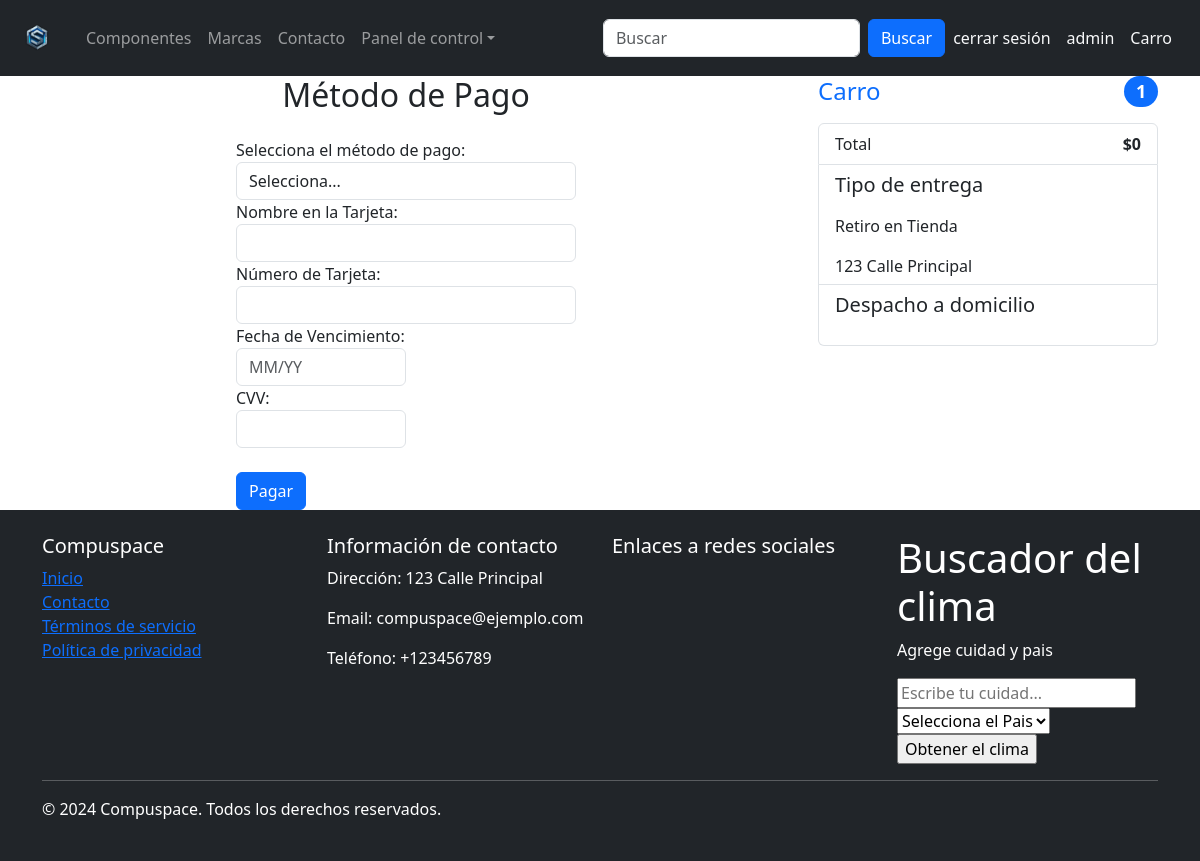
The page /metodoPago/ (signed in) on the database as committed earlier.
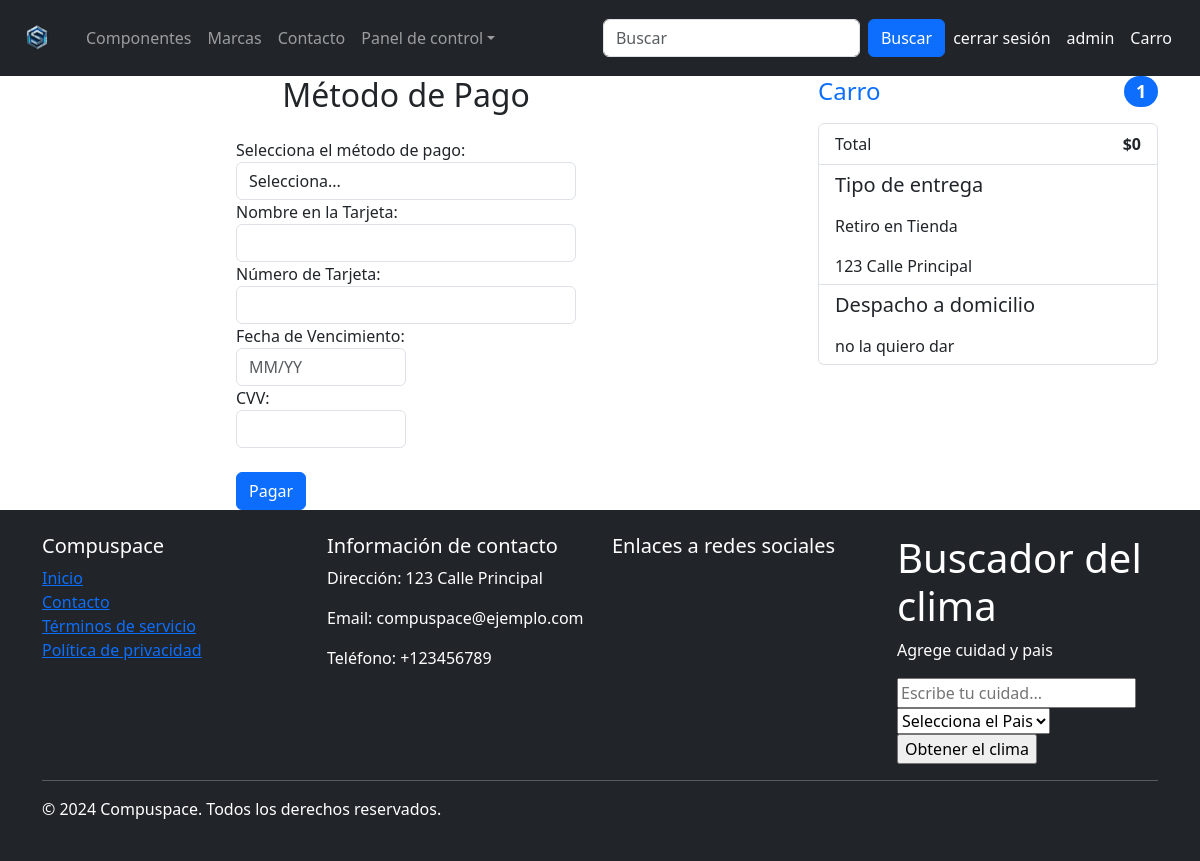
The same page on the database as committed later.
### aplicacionCompuSpace/models.py (models this page shows)
class User(AbstractUser):
    rut = models.CharField(max_length=50)
    email = models.EmailField(max_length=254)
    region = models.CharField(max_length=50, choices=REGIONES)
    comuna = models.CharField(max_length=50)
    direccion = models.CharField(max_length=50)

### aplicacionCompuSpace/views.py (the view)
# urls.py: path('metodoPago/', metodoPago,name='metodoPago'),
def metodoPago(request):
    elementos = elementoCarrito.objects.filter(usuario=request.user).select_related('componente')
    totalPrecio = calcularPrecio(elementos)
    for elemento in elementos:
        elemento.total_precio = elemento.componente.precio * elemento.cantidad
    datos = {
        'elementos': elementos,
        'totalPrecio': totalPrecio
    }
    return render(request,'aplicacion/metododepago.html',datos)

### aplicacionCompuSpace/views.py (called while the page is built)
def calcularPrecio(elementos):
    return sum(elemento.componente.precio * elemento.cantidad for elemento in elementos)

### aplicacionCompuSpace/templates/aplicacion/metododepago.html (shortened to what this page needs)
{% extends "plantillas/base.html" %}
{% load static %}
{% load crispy_forms_tags %}
{% load humanize %}
{% block contenido %}
<div class="container">
  <div class="row g-5">
    <div class="col-md-5 col-lg-4 order-md-last">
      <h4 class="d-flex justify-content-between align-items-center mb-3">
        <span class="text-primary">Carro</span>
        <span class="badge bg-primary rounded-pill">1</span>
      </h4>
      <ul class="list-group mb-3">
        <li class="list-group-item d-flex justify-content-between">
          <span>Total</span>
          <strong>${{totalPrecio}}</strong>
        </li>
        <li class="list-group-item d-flex justify-content-between lh-sm">
          <div>
            <h5 class="my-0">Tipo de entrega</h5>
            <br>
            <h6 class="my-0">Retiro en Tienda</h6>
            <br>
            <h8 class="my-0">123 Calle Principal</h8>
          </div>
        </li>
        <li class="list-group-item d-flex justify-content-between lh-sm">
          <div>
            <h5 class="my-0">Despacho a domicilio</h5>
            <br>
            <h6 class="my-0">{{user.direccion}}</h6>
          </div>
        </li>
      </ul>
    </div>
    <div class="col-md-7 col-lg-8">
      <div class="container">
        <div class="row">
          <div class="col-md-6 offset-md-3">
            <div class="form-container">
              <h2 class="text-center mb-4"> Método de Pago</h2>
              <form action="{% url "pagoRealizado" %}" id="payment-form" method="POST">
                <div class="form-group">
                  <label for="payment-method">Selecciona el método de pago:</label>
                  <select class="form-control" id="payment-method" required>
                    <option value="">Selecciona...</option>
                  </select>
                </div>
                <div class="form-group">
                  <label for="card-name">Nombre en la Tarjeta:</label>
                  <input type="text" class="form-control" id="card-name" required>
                </div>
                <div class="form-group">
                  <label for="card-number">Número de Tarjeta:</label>
                  <input type="text" class="form-control" id="card-number" required>
                </div>
                <div class="form-row">
                  <div class="form-group col-md-6">
                    <label for="expiry">Fecha de Vencimiento:</label>
                    <input type="text" class="form-control" id="expiry" placeholder="MM/YY" required>
                  </div>
                  <div class="form-group col-md-6">
                    <label for="cvv">CVV:</label>
                    <input type="text" class="form-control" id="cvv" required>
                  </div>
                </div>
                <br>
                <button type="submit" class="btn btn-primary btn-block">Pagar</button>
              </form>
            </div>
          </div>
        </div>
      </div>
    </div>
  </div>
</div>
{% endblock contenido %}

### aplicacionCompuSpace/templates/plantillas/base.html (shortened to what the changed rows need)
{% load static %}
<!DOCTYPE html>
<html lang="es">
<head>
    {% load bootstrap5 %}
    {% bootstrap_css %}
</head>
<body>
    <nav class="navbar navbar-expand-md navbar-dark bg-dark">
        <div class="container-fluid">
            <div class="collapse navbar-collapse" id="mynavbar">
                <ul class="navbar-nav me-2">
                    {% if user.is_authenticated %}
                    <li>
                        <span id="sesionlink"><a class="nav-link text-light sesiontext" href="{% url "logout" %}">cerrar
                                sesión</a></span>
                    </li>
                    <li>
                        <span id="sesionlink"><a class="nav-link text-light sesiontext" href="{% url "usuario" %}">{{user.username}}</a></span>
                    </li>
                    <li>
                        <span id="sesionlink"><a class="nav-link text-light sesiontext"
                                href="{% url "carroCompras" %}">Carro</a></span>
                    </li>
                    {% else %}
                    <li>
                        <span id="sesionlink"><a class="nav-link text-light sesiontext" href="{% url "login" %}">Iniciar
                                sesión</a></span>
                    </li>
                    {% endif %}
                </ul>
            </div>
        </div>
    </nav>
    {% block contenido %}
    {% endblock contenido %}
    <footer class="bg-dark text-white">
        <div class="container py-4">
            <div class="row">
                <div class="col-md-3">
                    <section class="weather-content">
                        <h1>Buscador del clima</h1>
                    </section>
                </div>
            </div>
        </div>
    </footer>
</body>
</html>

Rows that differ between the two databases and show on the page:
changed User "admin": direccion (not shown) → "no la quiero dar"
